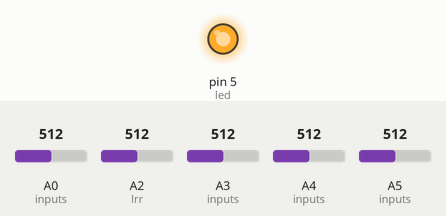
Bench run of a sketch on a simulated Arduino Uno, built with avr-gcc and run on an emulated ATmega328P. On the bench: output pins drawn as LEDs (lit = HIGH). The inputs (shaded band) are chosen by the test bench; at power-on: A0 (inputs) = 512, A2 (Irr) = 512, A3 (inputs) = 512, A4 (inputs) = 512, A5 (inputs) = 512. Storage starts empty.

Above: at 4.98 s.
At 42.6 s:
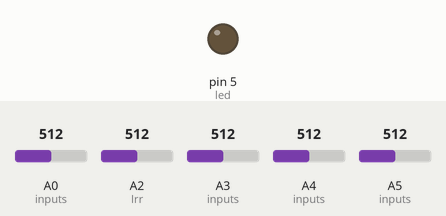
Timing chart, 0 to 44.9 s (numbered marks = the images above):
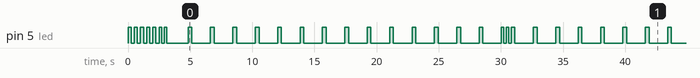

The sketch:

report.ino
```cpp
#include <SPI.h>
#include <SD.h>

#define chipSelect 10

#define Irr A2
#define Vo1 A3
#define Vo2 A0
#define Th1 A4
#define Th2 A5

#define led 5

String dataString = "";
String localTime = "";

unsigned long lastDumpTime = 0;

byte inputs[5] = {Vo1, Vo2, Th1, Th2, Irr};

class Blinker
{
  int ledPin;
  long onTime;
  long offTime;

  int ledState;
  unsigned long previousMillis;
  unsigned long currentMillis;

public:
  Blinker(int pin, long on, long off)
  {
    ledPin = pin;
    pinMode(ledPin, OUTPUT);

    onTime = on;
    offTime = off;
    ledState = LOW;
    previousMillis = 0;
  }
  void Update()
  {
    currentMillis = millis();
    if ((ledState == HIGH) && (currentMillis - previousMillis >= onTime))
    {
      ledState = LOW;
      previousMillis = currentMillis;
      digitalWrite(ledPin, ledState);
    }
    else if ((ledState == LOW) && (currentMillis - previousMillis >= offTime))
    {
      ledState = HIGH;
      previousMillis = currentMillis;
      digitalWrite(ledPin, ledState);
    }
  }
};
Blinker Blink(led, 300, 1500);

struct Report
{
  float tHS, tCS, tDiff, vPV, vTEG, irrad;
  void init()
  {
    pinMode(led, 1);
    for (int i = 0; i < 5; i++)
    {
      pinMode(inputs[i], 0);
      digitalWrite(led, 1);
      delay(250);
      digitalWrite(led, 0);
      delay(250);
    }
    dataString.reserve(64);
    while (!SD.begin(chipSelect))
    {
      digitalWrite(led, 1);
      delay(2000);
    }
    digitalWrite(led, 0);
    dataString = "T_HS (*C),T_CS (*C),T_Diff (*C),vTEG (V),vPV (V),Irradiance (W/M^2),Time Stamp (DD:HH:MM:SS)";
    File dataFile = SD.open("datalog.csv", FILE_WRITE);
    if (dataFile)
    {
      dataFile.println(dataString);
      dataFile.close();
      blynk(led, 2);
    }
    else
    {
      blynk(led, 3);
    }
    delay(1500);
  }

  void epochToLocal(unsigned long unixEpoch)
  {
    long second = unixEpoch % 60;
    long minute = (unixEpoch / 60) % 60;
    long hour = (unixEpoch / 3600) % 24;
    long day = (unixEpoch / 86400) % 365;
    localTime = "";
    localTime += String(day) + ':';
    localTime += String(hour) + ':';
    localTime += String(minute) + ':';
    localTime += String(second);
  }

  float measureTemp(int pin, float R1)
  {
    float c1 = 1.009249522e-03, c2 = 2.378405444e-04, c3 = 2.019202697e-07;
    float Vo = analogRead(pin);
    float R2 = R1 / ((1023.0 / Vo) - 1.0);
    float logR2 = log(R2);
    float T = (1.0 / (c1 + c2 * logR2 + c3 * logR2 * logR2 * logR2));
    float Tc = T - 273.15;
    return Tc;
  }

  float measureVoltage(int pin, float Max)
  {
    float voltage = analogRead(pin);
    voltage = (voltage * Max) / 1024.0;
    return voltage;
  }

  float measureIrradians()
  {
    float voltage = analogRead(Irr);
    voltage = (voltage * 5.0) / 1023.0; // volts
    float illuminance = 2500 / voltage;
    illuminance -= 500;
    illuminance /= 10; // lux
    float irradiance = illuminance / 120.0;
    return irradiance;
  }
  void takeReadings()
  {
    tHS = measureTemp(Th1, 10000);
    tCS = measureTemp(Th2, 10000);
    tDiff = tHS - tCS;
    vTEG = measureVoltage(Vo1, 10.0);
    vPV = measureVoltage(Vo2, 55.0);
    irrad = measureIrradians();
    epochToLocal(millis() / 1000);
  }

  void blynk(byte stuff, int num)
  {
    for (int i = 0; i < num; i++)
    {
      digitalWrite(stuff, 1);
      delay(200);
      digitalWrite(stuff, 0);
      delay(200);
    }
  }

  void logData()
  {
    dataString = "";
    dataString.concat(tHS);
    dataString.concat(",");
    dataString.concat(tCS);
    dataString.concat(",");
    dataString.concat(tDiff);
    dataString.concat(",");
    dataString.concat(vTEG);
    dataString.concat(",");
    dataString.concat(vPV);
    dataString.concat(",");
    dataString.concat(irrad);
    dataString.concat(",");
    dataString.concat(localTime);
    File dataFile = SD.open("datalog.csv", FILE_WRITE);
    if (dataFile)
    {
      dataFile.println(dataString);
      dataFile.close();
      blynk(led, 2);
    }
    else
    {
      blynk(led, 3);
    }
  }

  void run()
  {
    takeReadings();
    Blink.Update();
    if (millis() - lastDumpTime >= 30000L)
    {
      logData();
      lastDumpTime = millis();
    }
  }
} report;

void setup()
{
  report.init();
}

void loop()
{
  report.run();
}
```

Measured:
- by itself, pin 5 (led): HIGH → LOW at 0.25 s, → HIGH 0.25 s later, → LOW 0.25 s later, → HIGH 0.25 s later, … (167 changes in this stretch)
- by itself, everything shown: repeats every 30.8 s, in 38 steps
